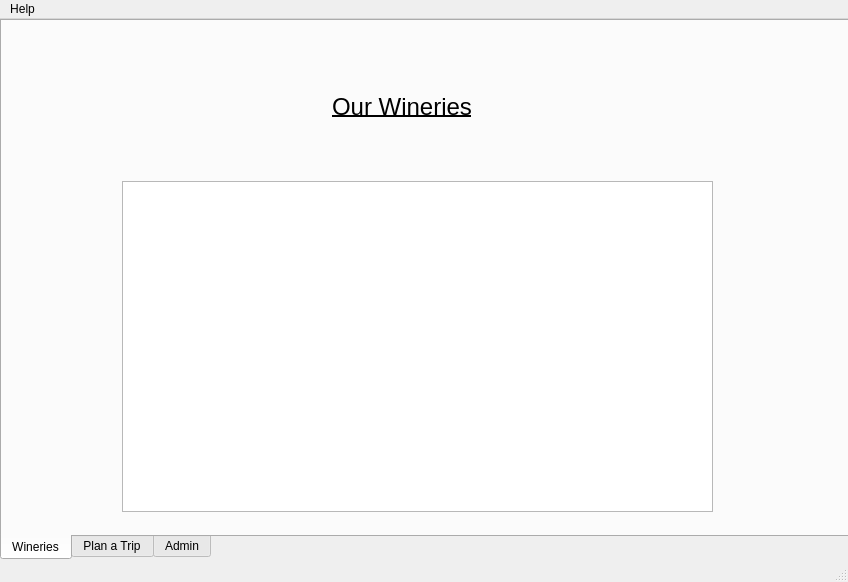
<?xml version="1.0" encoding="UTF-8"?>
<ui version="4.0">
 <class>MainWindow</class>
 <widget class="QMainWindow" name="MainWindow">
  <property name="enabled">
   <bool>true</bool>
  </property>
  <property name="geometry">
   <rect>
    <x>0</x>
    <y>0</y>
    <width>848</width>
    <height>582</height>
   </rect>
  </property>
  <property name="sizePolicy">
   <sizepolicy hsizetype="Preferred" vsizetype="Preferred">
    <horstretch>0</horstretch>
    <verstretch>0</verstretch>
   </sizepolicy>
  </property>
  <property name="minimumSize">
   <size>
    <width>848</width>
    <height>582</height>
   </size>
  </property>
  <property name="maximumSize">
   <size>
    <width>848</width>
    <height>582</height>
   </size>
  </property>
  <property name="windowTitle">
   <string>Welcome</string>
  </property>
  <property name="autoFillBackground">
   <bool>false</bool>
  </property>
  <widget class="QWidget" name="centralWidget">
   <widget class="QTabWidget" name="tabWidget">
    <property name="geometry">
     <rect>
      <x>0</x>
      <y>0</y>
      <width>851</width>
      <height>541</height>
     </rect>
    </property>
    <property name="autoFillBackground">
     <bool>true</bool>
    </property>
    <property name="tabPosition">
     <enum>QTabWidget::South</enum>
    </property>
    <property name="tabShape">
     <enum>QTabWidget::Rounded</enum>
    </property>
    <property name="currentIndex">
     <number>0</number>
    </property>
    <property name="iconSize">
     <size>
      <width>16</width>
      <height>16</height>
     </size>
    </property>
    <widget class="QWidget" name="WineryTab">
     <attribute name="title">
      <string>Wineries</string>
     </attribute>
     <widget class="QTextBrowser" name="InfoBrowser">
      <property name="geometry">
       <rect>
        <x>120</x>
        <y>160</y>
        <width>591</width>
        <height>331</height>
       </rect>
      </property>
      <property name="autoFillBackground">
       <bool>true</bool>
      </property>
      <property name="acceptRichText">
       <bool>true</bool>
      </property>
     </widget>
     <widget class="QLabel" name="background">
      <property name="geometry">
       <rect>
        <x>0</x>
        <y>-10</y>
        <width>861</width>
        <height>551</height>
       </rect>
      </property>
      <property name="text">
       <string/>
      </property>
      <property name="pixmap">
       <pixmap resource="Res2.qrc">:/1/vineyard pic 1.jpg</pixmap>
      </property>
     </widget>
     <widget class="QLabel" name="wineryTitle">
      <property name="geometry">
       <rect>
        <x>330</x>
        <y>70</y>
        <width>151</width>
        <height>31</height>
       </rect>
      </property>
      <property name="font">
       <font>
        <pointsize>18</pointsize>
        <underline>true</underline>
       </font>
      </property>
      <property name="text">
       <string>Our Wineries</string>
      </property>
     </widget>
     <zorder>background</zorder>
     <zorder>InfoBrowser</zorder>
     <zorder>wineryTitle</zorder>
    </widget>
    <widget class="QWidget" name="TripTab">
     <attribute name="title">
      <string>Plan a Trip</string>
     </attribute>
     <widget class="QTextBrowser" name="Current">
      <property name="geometry">
       <rect>
        <x>500</x>
        <y>60</y>
        <width>261</width>
        <height>161</height>
       </rect>
      </property>
     </widget>
     <widget class="QToolBox" name="toolBox">
      <property name="enabled">
       <bool>true</bool>
      </property>
      <property name="geometry">
       <rect>
        <x>10</x>
        <y>30</y>
        <width>221</width>
        <height>221</height>
       </rect>
      </property>
      <property name="palette">
       <palette>
        <active>
         <colorrole role="WindowText">
          <brush brushstyle="SolidPattern">
           <color alpha="255">
            <red>0</red>
            <green>0</green>
            <blue>0</blue>
           </color>
          </brush>
         </colorrole>
         <colorrole role="Button">
          <brush brushstyle="SolidPattern">
           <color alpha="255">
            <red>255</red>
            <green>255</green>
            <blue>255</blue>
           </color>
          </brush>
         </colorrole>
         <colorrole role="Text">
          <brush brushstyle="SolidPattern">
           <color alpha="255">
            <red>0</red>
            <green>0</green>
            <blue>0</blue>
           </color>
          </brush>
         </colorrole>
         <colorrole role="ButtonText">
          <brush brushstyle="SolidPattern">
           <color alpha="255">
            <red>170</red>
            <green>0</green>
            <blue>0</blue>
           </color>
          </brush>
         </colorrole>
         <colorrole role="ToolTipText">
          <brush brushstyle="SolidPattern">
           <color alpha="255">
            <red>0</red>
            <green>0</green>
            <blue>0</blue>
           </color>
          </brush>
         </colorrole>
        </active>
        <inactive>
         <colorrole role="WindowText">
          <brush brushstyle="SolidPattern">
           <color alpha="255">
            <red>0</red>
            <green>0</green>
            <blue>0</blue>
           </color>
          </brush>
         </colorrole>
         <colorrole role="Button">
          <brush brushstyle="SolidPattern">
           <color alpha="255">
            <red>255</red>
            <green>255</green>
            <blue>255</blue>
           </color>
          </brush>
         </colorrole>
         <colorrole role="Text">
          <brush brushstyle="SolidPattern">
           <color alpha="255">
            <red>0</red>
            <green>0</green>
            <blue>0</blue>
           </color>
          </brush>
         </colorrole>
         <colorrole role="ButtonText">
          <brush brushstyle="SolidPattern">
           <color alpha="255">
            <red>170</red>
            <green>0</green>
            <blue>0</blue>
           </color>
          </brush>
         </colorrole>
         <colorrole role="ToolTipText">
          <brush brushstyle="SolidPattern">
           <color alpha="255">
            <red>0</red>
            <green>0</green>
            <blue>0</blue>
           </color>
          </brush>
         </colorrole>
        </inactive>
        <disabled>
         <colorrole role="WindowText">
          <brush brushstyle="SolidPattern">
           <color alpha="255">
            <red>120</red>
            <green>120</green>
            <blue>120</blue>
           </color>
          </brush>
         </colorrole>
         <colorrole role="Button">
          <brush brushstyle="SolidPattern">
           <color alpha="255">
            <red>255</red>
            <green>255</green>
            <blue>255</blue>
           </color>
          </brush>
         </colorrole>
         <colorrole role="Text">
          <brush brushstyle="SolidPattern">
           <color alpha="255">
            <red>120</red>
            <green>120</green>
            <blue>120</blue>
           </color>
          </brush>
         </colorrole>
         <colorrole role="ButtonText">
          <brush brushstyle="SolidPattern">
           <color alpha="255">
            <red>120</red>
            <green>120</green>
            <blue>120</blue>
           </color>
          </brush>
         </colorrole>
         <colorrole role="ToolTipText">
          <brush brushstyle="SolidPattern">
           <color alpha="255">
            <red>0</red>
            <green>0</green>
            <blue>0</blue>
           </color>
          </brush>
         </colorrole>
        </disabled>
       </palette>
      </property>
      <property name="lineWidth">
       <number>1</number>
      </property>
      <property name="currentIndex">
       <number>1</number>
      </property>
      <property name="tabSpacing">
       <number>6</number>
      </property>
      <widget class="QWidget" name="CustomPage">
       <property name="geometry">
        <rect>
         <x>0</x>
         <y>0</y>
         <width>221</width>
         <height>140</height>
        </rect>
       </property>
       <attribute name="label">
        <string>Choose Your Tour</string>
       </attribute>
       <widget class="QTextEdit" name="CustomList">
        <property name="geometry">
         <rect>
          <x>20</x>
          <y>30</y>
          <width>181</width>
          <height>51</height>
         </rect>
        </property>
       </widget>
       <widget class="QLabel" name="label_6">
        <property name="geometry">
         <rect>
          <x>20</x>
          <y>0</y>
          <width>181</width>
          <height>21</height>
         </rect>
        </property>
        <property name="palette">
         <palette>
          <active>
           <colorrole role="WindowText">
            <brush brushstyle="SolidPattern">
             <color alpha="255">
              <red>255</red>
              <green>255</green>
              <blue>255</blue>
             </color>
            </brush>
           </colorrole>
          </active>
          <inactive>
           <colorrole role="WindowText">
            <brush brushstyle="SolidPattern">
             <color alpha="255">
              <red>255</red>
              <green>255</green>
              <blue>255</blue>
             </color>
            </brush>
           </colorrole>
          </inactive>
          <disabled>
           <colorrole role="WindowText">
            <brush brushstyle="SolidPattern">
             <color alpha="255">
              <red>120</red>
              <green>120</green>
              <blue>120</blue>
             </color>
            </brush>
           </colorrole>
          </disabled>
         </palette>
        </property>
        <property name="autoFillBackground">
         <bool>true</bool>
        </property>
        <property name="text">
         <string>What wineries would you like to visit?</string>
        </property>
       </widget>
       <widget class="QPushButton" name="CustomTour">
        <property name="geometry">
         <rect>
          <x>50</x>
          <y>90</y>
          <width>121</width>
          <height>23</height>
         </rect>
        </property>
        <property name="text">
         <string>Start Tour</string>
        </property>
       </widget>
       <widget class="QLabel" name="label_15">
        <property name="geometry">
         <rect>
          <x>-20</x>
          <y>-70</y>
          <width>871</width>
          <height>541</height>
         </rect>
        </property>
        <property name="text">
         <string/>
        </property>
        <property name="pixmap">
         <pixmap resource="Res2.qrc">:/1/Winery.png</pixmap>
        </property>
       </widget>
       <zorder>label_15</zorder>
       <zorder>CustomList</zorder>
       <zorder>label_6</zorder>
       <zorder>CustomTour</zorder>
      </widget>
      <widget class="QWidget" name="QuickPage">
       <property name="geometry">
        <rect>
         <x>0</x>
         <y>0</y>
         <width>221</width>
         <height>140</height>
        </rect>
       </property>
       <attribute name="label">
        <string>Quick Tour</string>
       </attribute>
       <widget class="QLabel" name="label_8">
        <property name="geometry">
         <rect>
          <x>10</x>
          <y>50</y>
          <width>191</width>
          <height>16</height>
         </rect>
        </property>
        <property name="autoFillBackground">
         <bool>true</bool>
        </property>
        <property name="text">
         <string>How many more would you like to visit?</string>
        </property>
       </widget>
       <widget class="QLabel" name="label_9">
        <property name="geometry">
         <rect>
          <x>40</x>
          <y>0</y>
          <width>151</width>
          <height>16</height>
         </rect>
        </property>
        <property name="autoFillBackground">
         <bool>true</bool>
        </property>
        <property name="text">
         <string>Where would you like to start?</string>
        </property>
       </widget>
       <widget class="QWidget" name="layoutWidget">
        <property name="geometry">
         <rect>
          <x>10</x>
          <y>20</y>
          <width>201</width>
          <height>22</height>
         </rect>
        </property>
        <layout class="QHBoxLayout" name="horizontalLayout_6">
         <item>
          <widget class="QLabel" name="label_10">
           <property name="autoFillBackground">
            <bool>true</bool>
           </property>
           <property name="text">
            <string>Winery Number: </string>
           </property>
          </widget>
         </item>
         <item>
          <widget class="QLineEdit" name="startwinery"/>
         </item>
        </layout>
       </widget>
       <widget class="QLineEdit" name="numtovisit">
        <property name="geometry">
         <rect>
          <x>80</x>
          <y>70</y>
          <width>61</width>
          <height>20</height>
         </rect>
        </property>
       </widget>
       <widget class="QPushButton" name="QuickTour">
        <property name="geometry">
         <rect>
          <x>50</x>
          <y>100</y>
          <width>121</width>
          <height>23</height>
         </rect>
        </property>
        <property name="text">
         <string>Start Tour</string>
        </property>
       </widget>
       <widget class="QLabel" name="label_14">
        <property name="geometry">
         <rect>
          <x>-20</x>
          <y>-90</y>
          <width>871</width>
          <height>541</height>
         </rect>
        </property>
        <property name="text">
         <string/>
        </property>
        <property name="pixmap">
         <pixmap resource="Res2.qrc">:/1/Winery.png</pixmap>
        </property>
       </widget>
       <zorder>label_14</zorder>
       <zorder>label_8</zorder>
       <zorder>label_9</zorder>
       <zorder>layoutWidget</zorder>
       <zorder>numtovisit</zorder>
       <zorder>QuickTour</zorder>
      </widget>
      <widget class="QWidget" name="FullPage">
       <property name="geometry">
        <rect>
         <x>0</x>
         <y>0</y>
         <width>221</width>
         <height>140</height>
        </rect>
       </property>
       <attribute name="label">
        <string>Full Tour</string>
       </attribute>
       <widget class="QPushButton" name="FullTour">
        <property name="geometry">
         <rect>
          <x>50</x>
          <y>10</y>
          <width>121</width>
          <height>23</height>
         </rect>
        </property>
        <property name="text">
         <string>Start Tour</string>
        </property>
       </widget>
       <widget class="QLabel" name="label_13">
        <property name="geometry">
         <rect>
          <x>-20</x>
          <y>-120</y>
          <width>871</width>
          <height>541</height>
         </rect>
        </property>
        <property name="text">
         <string/>
        </property>
        <property name="pixmap">
         <pixmap resource="Res2.qrc">:/1/Winery.png</pixmap>
        </property>
       </widget>
       <zorder>label_13</zorder>
       <zorder>FullTour</zorder>
      </widget>
     </widget>
     <widget class="QLabel" name="label_7">
      <property name="geometry">
       <rect>
        <x>560</x>
        <y>30</y>
        <width>131</width>
        <height>20</height>
       </rect>
      </property>
      <property name="palette">
       <palette>
        <active>
         <colorrole role="WindowText">
          <brush brushstyle="SolidPattern">
           <color alpha="255">
            <red>170</red>
            <green>0</green>
            <blue>0</blue>
           </color>
          </brush>
         </colorrole>
        </active>
        <inactive>
         <colorrole role="WindowText">
          <brush brushstyle="SolidPattern">
           <color alpha="255">
            <red>170</red>
            <green>0</green>
            <blue>0</blue>
           </color>
          </brush>
         </colorrole>
        </inactive>
        <disabled>
         <colorrole role="WindowText">
          <brush brushstyle="SolidPattern">
           <color alpha="255">
            <red>120</red>
            <green>120</green>
            <blue>120</blue>
           </color>
          </brush>
         </colorrole>
        </disabled>
       </palette>
      </property>
      <property name="font">
       <font>
        <pointsize>12</pointsize>
        <weight>75</weight>
        <bold>true</bold>
        <underline>false</underline>
       </font>
      </property>
      <property name="autoFillBackground">
       <bool>true</bool>
      </property>
      <property name="text">
       <string> Current Winery</string>
      </property>
     </widget>
     <widget class="QTextBrowser" name="Cart">
      <property name="geometry">
       <rect>
        <x>500</x>
        <y>290</y>
        <width>261</width>
        <height>171</height>
       </rect>
      </property>
     </widget>
     <widget class="QLabel" name="label_11">
      <property name="geometry">
       <rect>
        <x>610</x>
        <y>260</y>
        <width>41</width>
        <height>21</height>
       </rect>
      </property>
      <property name="palette">
       <palette>
        <active>
         <colorrole role="WindowText">
          <brush brushstyle="SolidPattern">
           <color alpha="255">
            <red>170</red>
            <green>0</green>
            <blue>0</blue>
           </color>
          </brush>
         </colorrole>
        </active>
        <inactive>
         <colorrole role="WindowText">
          <brush brushstyle="SolidPattern">
           <color alpha="255">
            <red>170</red>
            <green>0</green>
            <blue>0</blue>
           </color>
          </brush>
         </colorrole>
        </inactive>
        <disabled>
         <colorrole role="WindowText">
          <brush brushstyle="SolidPattern">
           <color alpha="255">
            <red>120</red>
            <green>120</green>
            <blue>120</blue>
           </color>
          </brush>
         </colorrole>
        </disabled>
       </palette>
      </property>
      <property name="font">
       <font>
        <pointsize>11</pointsize>
        <weight>75</weight>
        <bold>true</bold>
       </font>
      </property>
      <property name="autoFillBackground">
       <bool>true</bool>
      </property>
      <property name="text">
       <string> Cart</string>
      </property>
     </widget>
     <widget class="QLabel" name="label_12">
      <property name="geometry">
       <rect>
        <x>-10</x>
        <y>-10</y>
        <width>871</width>
        <height>541</height>
       </rect>
      </property>
      <property name="text">
       <string/>
      </property>
      <property name="pixmap">
       <pixmap resource="Res2.qrc">:/1/Winery.png</pixmap>
      </property>
     </widget>
     <widget class="QPushButton" name="NextUp">
      <property name="geometry">
       <rect>
        <x>60</x>
        <y>380</y>
        <width>149</width>
        <height>23</height>
       </rect>
      </property>
      <property name="palette">
       <palette>
        <active>
         <colorrole role="ButtonText">
          <brush brushstyle="SolidPattern">
           <color alpha="255">
            <red>170</red>
            <green>0</green>
            <blue>0</blue>
           </color>
          </brush>
         </colorrole>
        </active>
        <inactive>
         <colorrole role="ButtonText">
          <brush brushstyle="SolidPattern">
           <color alpha="255">
            <red>170</red>
            <green>0</green>
            <blue>0</blue>
           </color>
          </brush>
         </colorrole>
        </inactive>
        <disabled>
         <colorrole role="ButtonText">
          <brush brushstyle="SolidPattern">
           <color alpha="255">
            <red>120</red>
            <green>120</green>
            <blue>120</blue>
           </color>
          </brush>
         </colorrole>
        </disabled>
       </palette>
      </property>
      <property name="text">
       <string>Next Winery</string>
      </property>
     </widget>
     <widget class="QPushButton" name="EndEarly">
      <property name="geometry">
       <rect>
        <x>60</x>
        <y>420</y>
        <width>149</width>
        <height>23</height>
       </rect>
      </property>
      <property name="palette">
       <palette>
        <active>
         <colorrole role="WindowText">
          <brush brushstyle="SolidPattern">
           <color alpha="255">
            <red>0</red>
            <green>0</green>
            <blue>0</blue>
           </color>
          </brush>
         </colorrole>
         <colorrole role="ButtonText">
          <brush brushstyle="SolidPattern">
           <color alpha="255">
            <red>170</red>
            <green>0</green>
            <blue>0</blue>
           </color>
          </brush>
         </colorrole>
        </active>
        <inactive>
         <colorrole role="WindowText">
          <brush brushstyle="SolidPattern">
           <color alpha="255">
            <red>0</red>
            <green>0</green>
            <blue>0</blue>
           </color>
          </brush>
         </colorrole>
         <colorrole role="ButtonText">
          <brush brushstyle="SolidPattern">
           <color alpha="255">
            <red>170</red>
            <green>0</green>
            <blue>0</blue>
           </color>
          </brush>
         </colorrole>
        </inactive>
        <disabled>
         <colorrole role="WindowText">
          <brush brushstyle="SolidPattern">
           <color alpha="255">
            <red>120</red>
            <green>120</green>
            <blue>120</blue>
           </color>
          </brush>
         </colorrole>
         <colorrole role="ButtonText">
          <brush brushstyle="SolidPattern">
           <color alpha="255">
            <red>120</red>
            <green>120</green>
            <blue>120</blue>
           </color>
          </brush>
         </colorrole>
        </disabled>
       </palette>
      </property>
      <property name="text">
       <string>End Tour</string>
      </property>
     </widget>
     <widget class="QPushButton" name="Buy">
      <property name="geometry">
       <rect>
        <x>380</x>
        <y>420</y>
        <width>91</width>
        <height>23</height>
       </rect>
      </property>
      <property name="text">
       <string>Buy Wine</string>
      </property>
     </widget>
     <widget class="QLineEdit" name="buyname">
      <property name="geometry">
       <rect>
        <x>337</x>
        <y>380</y>
        <width>131</width>
        <height>20</height>
       </rect>
      </property>
     </widget>
     <widget class="QLabel" name="label_2">
      <property name="geometry">
       <rect>
        <x>260</x>
        <y>380</y>
        <width>69</width>
        <height>20</height>
       </rect>
      </property>
      <property name="palette">
       <palette>
        <active>
         <colorrole role="WindowText">
          <brush brushstyle="SolidPattern">
           <color alpha="255">
            <red>170</red>
            <green>0</green>
            <blue>0</blue>
           </color>
          </brush>
         </colorrole>
         <colorrole role="Base">
          <brush brushstyle="SolidPattern">
           <color alpha="255">
            <red>236</red>
            <green>236</green>
            <blue>236</blue>
           </color>
          </brush>
         </colorrole>
        </active>
        <inactive>
         <colorrole role="WindowText">
          <brush brushstyle="SolidPattern">
           <color alpha="255">
            <red>170</red>
            <green>0</green>
            <blue>0</blue>
           </color>
          </brush>
         </colorrole>
         <colorrole role="Base">
          <brush brushstyle="SolidPattern">
           <color alpha="255">
            <red>236</red>
            <green>236</green>
            <blue>236</blue>
           </color>
          </brush>
         </colorrole>
        </inactive>
        <disabled>
         <colorrole role="WindowText">
          <brush brushstyle="SolidPattern">
           <color alpha="255">
            <red>120</red>
            <green>120</green>
            <blue>120</blue>
           </color>
          </brush>
         </colorrole>
         <colorrole role="Base">
          <brush brushstyle="SolidPattern">
           <color alpha="255">
            <red>240</red>
            <green>240</green>
            <blue>240</blue>
           </color>
          </brush>
         </colorrole>
        </disabled>
       </palette>
      </property>
      <property name="font">
       <font>
        <weight>75</weight>
        <bold>true</bold>
       </font>
      </property>
      <property name="autoFillBackground">
       <bool>true</bool>
      </property>
      <property name="text">
       <string>Wine Name: </string>
      </property>
     </widget>
     <widget class="QLabel" name="label_3">
      <property name="geometry">
       <rect>
        <x>260</x>
        <y>420</y>
        <width>55</width>
        <height>20</height>
       </rect>
      </property>
      <property name="palette">
       <palette>
        <active>
         <colorrole role="WindowText">
          <brush brushstyle="SolidPattern">
           <color alpha="255">
            <red>170</red>
            <green>0</green>
            <blue>0</blue>
           </color>
          </brush>
         </colorrole>
        </active>
        <inactive>
         <colorrole role="WindowText">
          <brush brushstyle="SolidPattern">
           <color alpha="255">
            <red>170</red>
            <green>0</green>
            <blue>0</blue>
           </color>
          </brush>
         </colorrole>
        </inactive>
        <disabled>
         <colorrole role="WindowText">
          <brush brushstyle="SolidPattern">
           <color alpha="255">
            <red>120</red>
            <green>120</green>
            <blue>120</blue>
           </color>
          </brush>
         </colorrole>
        </disabled>
       </palette>
      </property>
      <property name="font">
       <font>
        <weight>75</weight>
        <bold>true</bold>
       </font>
      </property>
      <property name="autoFillBackground">
       <bool>true</bool>
      </property>
      <property name="text">
       <string>Quantity: </string>
      </property>
     </widget>
     <widget class="QSpinBox" name="buynum">
      <property name="geometry">
       <rect>
        <x>320</x>
        <y>420</y>
        <width>41</width>
        <height>20</height>
       </rect>
      </property>
     </widget>
     <widget class="QLineEdit" name="totalout">
      <property name="geometry">
       <rect>
        <x>672</x>
        <y>470</y>
        <width>91</width>
        <height>20</height>
       </rect>
      </property>
      <property name="readOnly">
       <bool>true</bool>
      </property>
     </widget>
     <widget class="QLabel" name="label">
      <property name="geometry">
       <rect>
        <x>610</x>
        <y>470</y>
        <width>51</width>
        <height>21</height>
       </rect>
      </property>
      <property name="palette">
       <palette>
        <active>
         <colorrole role="WindowText">
          <brush brushstyle="SolidPattern">
           <color alpha="255">
            <red>170</red>
            <green>0</green>
            <blue>0</blue>
           </color>
          </brush>
         </colorrole>
        </active>
        <inactive>
         <colorrole role="WindowText">
          <brush brushstyle="SolidPattern">
           <color alpha="255">
            <red>170</red>
            <green>0</green>
            <blue>0</blue>
           </color>
          </brush>
         </colorrole>
        </inactive>
        <disabled>
         <colorrole role="WindowText">
          <brush brushstyle="SolidPattern">
           <color alpha="255">
            <red>120</red>
            <green>120</green>
            <blue>120</blue>
           </color>
          </brush>
         </colorrole>
        </disabled>
       </palette>
      </property>
      <property name="autoFillBackground">
       <bool>true</bool>
      </property>
      <property name="text">
       <string>Total Due:</string>
      </property>
     </widget>
     <widget class="QLineEdit" name="TraveledDist">
      <property name="geometry">
       <rect>
        <x>650</x>
        <y>230</y>
        <width>113</width>
        <height>21</height>
       </rect>
      </property>
      <property name="readOnly">
       <bool>true</bool>
      </property>
     </widget>
     <widget class="QLabel" name="label_5">
      <property name="geometry">
       <rect>
        <x>520</x>
        <y>230</y>
        <width>121</width>
        <height>21</height>
       </rect>
      </property>
      <property name="palette">
       <palette>
        <active>
         <colorrole role="WindowText">
          <brush brushstyle="SolidPattern">
           <color alpha="255">
            <red>170</red>
            <green>0</green>
            <blue>0</blue>
           </color>
          </brush>
         </colorrole>
        </active>
        <inactive>
         <colorrole role="WindowText">
          <brush brushstyle="SolidPattern">
           <color alpha="255">
            <red>170</red>
            <green>0</green>
            <blue>0</blue>
           </color>
          </brush>
         </colorrole>
        </inactive>
        <disabled>
         <colorrole role="WindowText">
          <brush brushstyle="SolidPattern">
           <color alpha="255">
            <red>120</red>
            <green>120</green>
            <blue>120</blue>
           </color>
          </brush>
         </colorrole>
        </disabled>
       </palette>
      </property>
      <property name="autoFillBackground">
       <bool>true</bool>
      </property>
      <property name="text">
       <string>Total Distance Traveled:</string>
      </property>
     </widget>
     <zorder>label_12</zorder>
     <zorder>Current</zorder>
     <zorder>toolBox</zorder>
     <zorder>label_7</zorder>
     <zorder>Cart</zorder>
     <zorder>label_11</zorder>
     <zorder>NextUp</zorder>
     <zorder>EndEarly</zorder>
     <zorder>Buy</zorder>
     <zorder>label_2</zorder>
     <zorder>buyname</zorder>
     <zorder>label_3</zorder>
     <zorder>buynum</zorder>
     <zorder>totalout</zorder>
     <zorder>label</zorder>
     <zorder>TraveledDist</zorder>
     <zorder>label_5</zorder>
    </widget>
    <widget class="QWidget" name="AdminTab">
     <attribute name="title">
      <string>Admin</string>
     </attribute>
     <widget class="QWidget" name="verticalLayoutWidget">
      <property name="geometry">
       <rect>
        <x>170</x>
        <y>120</y>
        <width>251</width>
        <height>221</height>
       </rect>
      </property>
      <layout class="QVBoxLayout" name="verticalLayout">
       <item>
        <spacer name="verticalSpacer_3">
         <property name="orientation">
          <enum>Qt::Vertical</enum>
         </property>
         <property name="sizeHint" stdset="0">
          <size>
           <width>20</width>
           <height>40</height>
          </size>
         </property>
        </spacer>
       </item>
       <item>
        <layout class="QHBoxLayout" name="horizontalLayout_3">
         <item>
          <spacer name="horizontalSpacer">
           <property name="orientation">
            <enum>Qt::Horizontal</enum>
           </property>
           <property name="sizeHint" stdset="0">
            <size>
             <width>40</width>
             <height>20</height>
            </size>
           </property>
          </spacer>
         </item>
         <item>
          <widget class="QLabel" name="admintitle">
           <property name="palette">
            <palette>
             <active>
              <colorrole role="WindowText">
               <brush brushstyle="SolidPattern">
                <color alpha="255">
                 <red>255</red>
                 <green>255</green>
                 <blue>255</blue>
                </color>
               </brush>
              </colorrole>
             </active>
             <inactive>
              <colorrole role="WindowText">
               <brush brushstyle="SolidPattern">
                <color alpha="255">
                 <red>255</red>
                 <green>255</green>
                 <blue>255</blue>
                </color>
               </brush>
              </colorrole>
             </inactive>
             <disabled>
              <colorrole role="WindowText">
               <brush brushstyle="SolidPattern">
                <color alpha="255">
                 <red>120</red>
                 <green>120</green>
                 <blue>120</blue>
                </color>
               </brush>
              </colorrole>
             </disabled>
            </palette>
           </property>
           <property name="font">
            <font>
             <pointsize>10</pointsize>
             <weight>75</weight>
             <bold>true</bold>
            </font>
           </property>
           <property name="text">
            <string>Admin Login</string>
           </property>
          </widget>
         </item>
         <item>
          <spacer name="horizontalSpacer_2">
           <property name="orientation">
            <enum>Qt::Horizontal</enum>
           </property>
           <property name="sizeHint" stdset="0">
            <size>
             <width>40</width>
             <height>20</height>
            </size>
           </property>
          </spacer>
         </item>
        </layout>
       </item>
       <item>
        <layout class="QHBoxLayout" name="horizontalLayout">
         <item>
          <widget class="QLabel" name="adminname">
           <property name="palette">
            <palette>
             <active>
              <colorrole role="WindowText">
               <brush brushstyle="SolidPattern">
                <color alpha="255">
                 <red>255</red>
                 <green>255</green>
                 <blue>255</blue>
                </color>
               </brush>
              </colorrole>
             </active>
             <inactive>
              <colorrole role="WindowText">
               <brush brushstyle="SolidPattern">
                <color alpha="255">
                 <red>255</red>
                 <green>255</green>
                 <blue>255</blue>
                </color>
               </brush>
              </colorrole>
             </inactive>
             <disabled>
              <colorrole role="WindowText">
               <brush brushstyle="SolidPattern">
                <color alpha="255">
                 <red>120</red>
                 <green>120</green>
                 <blue>120</blue>
                </color>
               </brush>
              </colorrole>
             </disabled>
            </palette>
           </property>
           <property name="font">
            <font>
             <pointsize>10</pointsize>
             <weight>75</weight>
             <bold>true</bold>
            </font>
           </property>
           <property name="autoFillBackground">
            <bool>false</bool>
           </property>
           <property name="text">
            <string>username</string>
           </property>
          </widget>
         </item>
         <item>
          <widget class="QLineEdit" name="username">
           <property name="maxLength">
            <number>25</number>
           </property>
          </widget>
         </item>
        </layout>
       </item>
       <item>
        <layout class="QHBoxLayout" name="horizontalLayout_2">
         <item>
          <widget class="QLabel" name="adminpass">
           <property name="palette">
            <palette>
             <active>
              <colorrole role="WindowText">
               <brush brushstyle="SolidPattern">
                <color alpha="255">
                 <red>255</red>
                 <green>255</green>
                 <blue>255</blue>
                </color>
               </brush>
              </colorrole>
             </active>
             <inactive>
              <colorrole role="WindowText">
               <brush brushstyle="SolidPattern">
                <color alpha="255">
                 <red>255</red>
                 <green>255</green>
                 <blue>255</blue>
                </color>
               </brush>
              </colorrole>
             </inactive>
             <disabled>
              <colorrole role="WindowText">
               <brush brushstyle="SolidPattern">
                <color alpha="255">
                 <red>120</red>
                 <green>120</green>
                 <blue>120</blue>
                </color>
               </brush>
              </colorrole>
             </disabled>
            </palette>
           </property>
           <property name="font">
            <font>
             <pointsize>10</pointsize>
             <weight>75</weight>
             <bold>true</bold>
            </font>
           </property>
           <property name="autoFillBackground">
            <bool>false</bool>
           </property>
           <property name="text">
            <string>password</string>
           </property>
          </widget>
         </item>
         <item>
          <widget class="QLineEdit" name="password">
           <property name="maxLength">
            <number>25</number>
           </property>
           <property name="echoMode">
            <enum>QLineEdit::Password</enum>
           </property>
          </widget>
         </item>
        </layout>
       </item>
       <item>
        <layout class="QHBoxLayout" name="horizontalLayout_4">
         <item>
          <spacer name="horizontalSpacer_3">
           <property name="orientation">
            <enum>Qt::Horizontal</enum>
           </property>
           <property name="sizeHint" stdset="0">
            <size>
             <width>40</width>
             <height>20</height>
            </size>
           </property>
          </spacer>
         </item>
         <item>
          <widget class="QPushButton" name="AdminLoginButton">
           <property name="text">
            <string>Login</string>
           </property>
          </widget>
         </item>
         <item>
          <spacer name="horizontalSpacer_4">
           <property name="orientation">
            <enum>Qt::Horizontal</enum>
           </property>
           <property name="sizeHint" stdset="0">
            <size>
             <width>40</width>
             <height>20</height>
            </size>
           </property>
          </spacer>
         </item>
        </layout>
       </item>
      </layout>
     </widget>
     <widget class="QLabel" name="label_4">
      <property name="geometry">
       <rect>
        <x>-20</x>
        <y>-10</y>
        <width>881</width>
        <height>561</height>
       </rect>
      </property>
      <property name="text">
       <string/>
      </property>
      <property name="pixmap">
       <pixmap resource="Res2.qrc">:/1/jerry.jpg</pixmap>
      </property>
     </widget>
     <zorder>label_4</zorder>
     <zorder>verticalLayoutWidget</zorder>
    </widget>
   </widget>
  </widget>
  <widget class="QMenuBar" name="menuBar">
   <property name="geometry">
    <rect>
     <x>0</x>
     <y>0</y>
     <width>848</width>
     <height>21</height>
    </rect>
   </property>
   <widget class="QMenu" name="menuHelp">
    <property name="title">
     <string>Help</string>
    </property>
    <addaction name="actionCommon_Help_Topics"/>
    <addaction name="actionContact_Us"/>
   </widget>
   <addaction name="menuHelp"/>
  </widget>
  <widget class="QStatusBar" name="statusBar"/>
  <action name="actionCommon_Help_Topics">
   <property name="text">
    <string>Common Help Topics</string>
   </property>
  </action>
  <action name="actionContact_Us">
   <property name="text">
    <string>Contact Us</string>
   </property>
  </action>
  <action name="actionAdmin_Login">
   <property name="text">
    <string>Admin Login</string>
   </property>
  </action>
 </widget>
 <layoutdefault spacing="6" margin="11"/>
 <resources>
  <include location="Res2.qrc"/>
 </resources>
 <connections>
  <connection>
   <sender>password</sender>
   <signal>returnPressed()</signal>
   <receiver>AdminLoginButton</receiver>
   <slot>click()</slot>
   <hints>
    <hint type="sourcelabel">
     <x>348</x>
     <y>325</y>
    </hint>
    <hint type="destinationlabel">
     <x>323</x>
     <y>349</y>
    </hint>
   </hints>
  </connection>
 </connections>
</ui>
